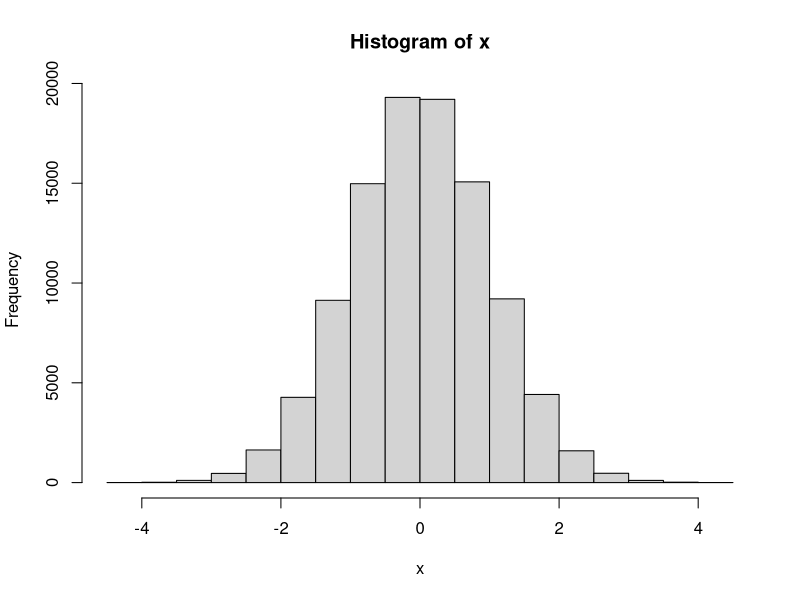
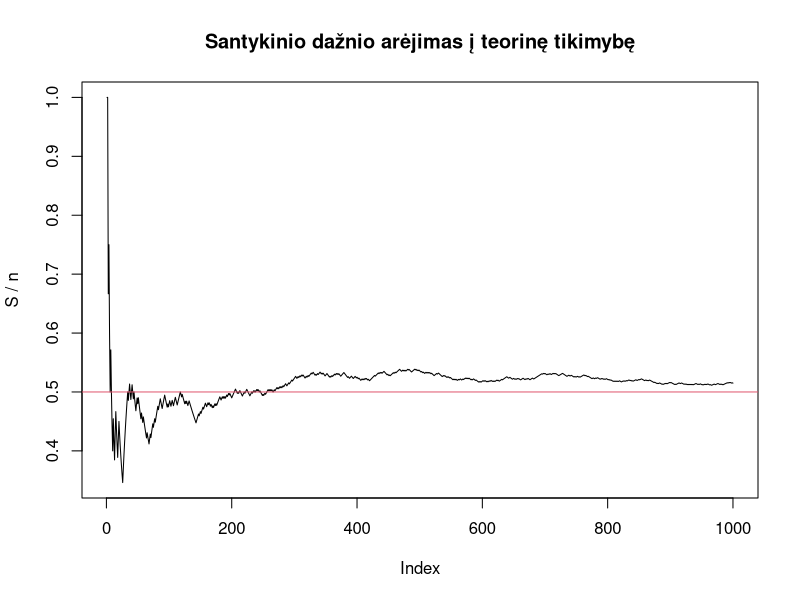
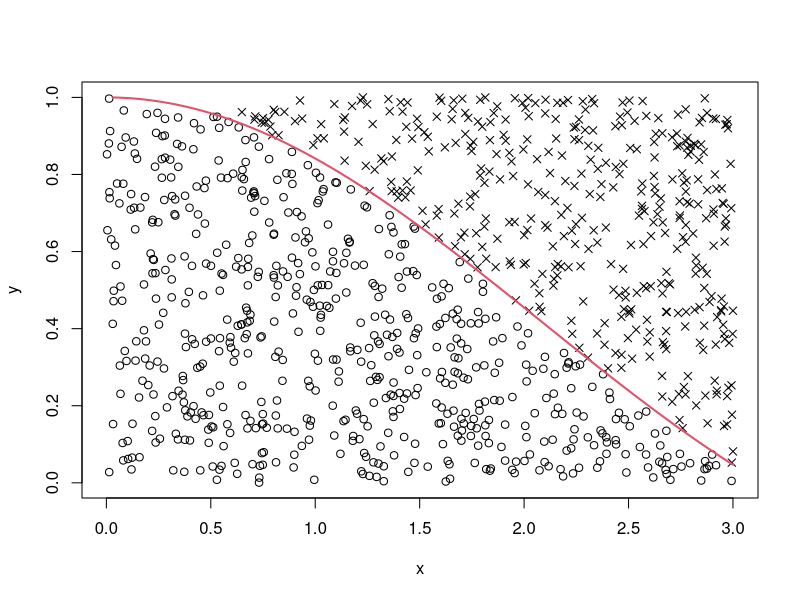
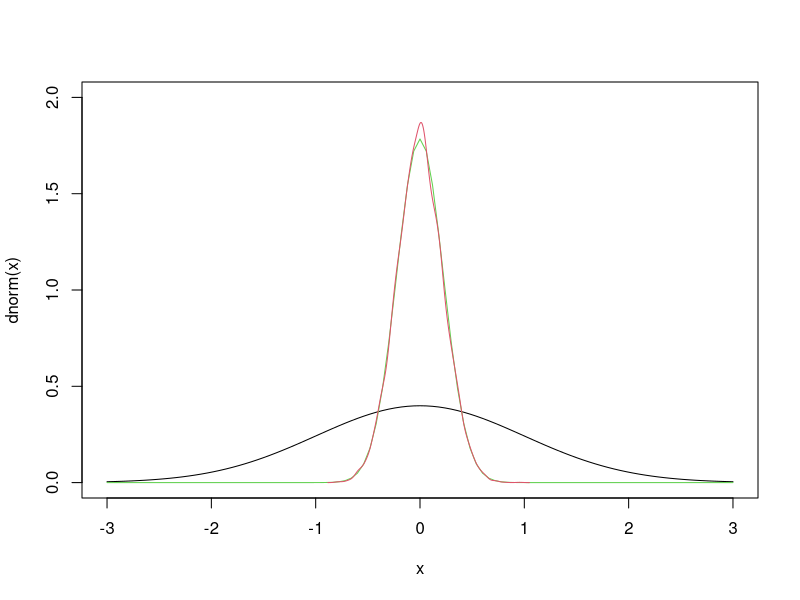
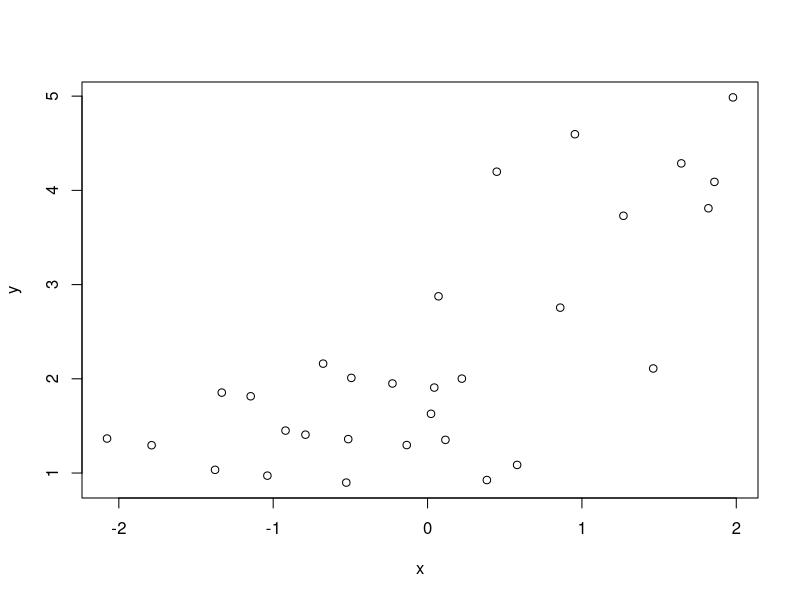
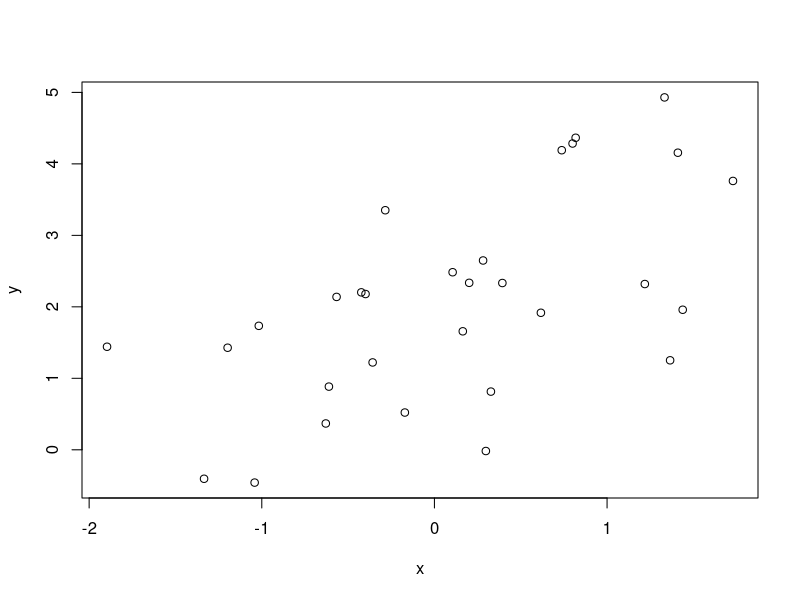
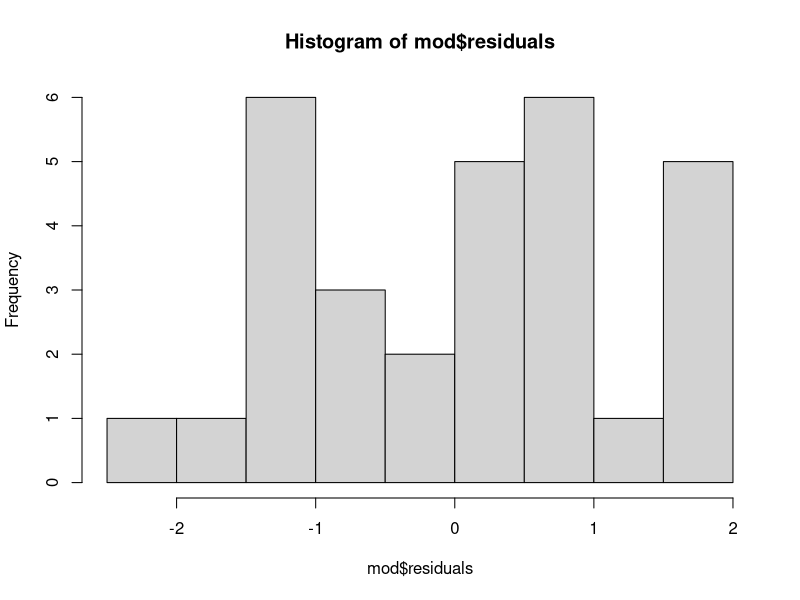
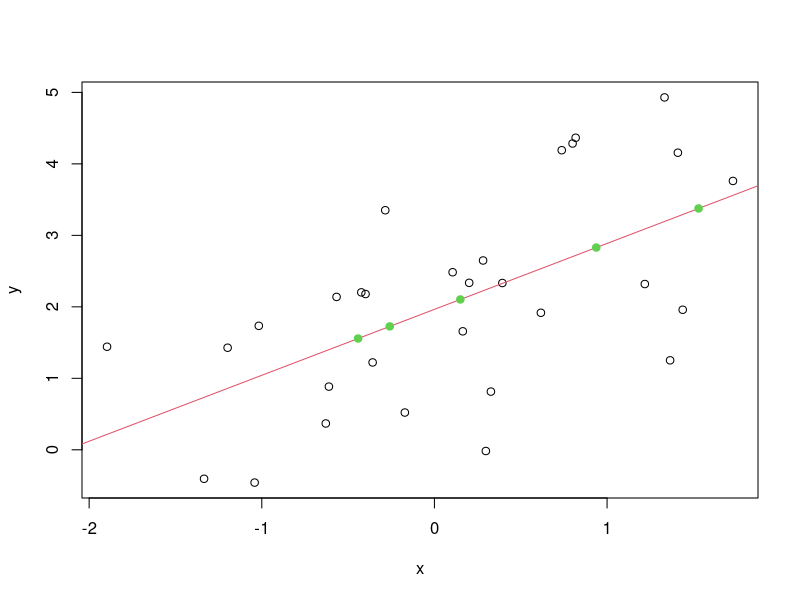

These charts were generated, in order, by the following R code:
## ---- chunk 1
knitr::opts_chunk$set(echo = TRUE)
## ---- chunk 2
x = rnorm(100000)
mean(x<=0)
hist(x)
## ---- chunk 3
experment <- function() sum(sample(1:6, 3, replace = TRUE)) > sum(sample(1:6, 2, replace = TRUE))
res = replicate(1000, experment())
mean(res)

## ---- chunk 4
n = 1000
x = sample(0:1,n, replace = TRUE) 

# skaiciuojame slenkancia suma - tai neefektyvus dudas, bet jis parodo skaiciavimo logika
S_bad = x * 0
S_bad[1] = x[1]
for(i in 2:n){
  S_bad[i] = S_bad[i-1] + x[i] 
}

# efektyvus budas
S = cumsum(x)

# isitikinkime, kad abu budai duoda ta pati rezultata
all(S == S_bad)

# nubrezkime grafika
plot(S / 1:n, type="l", ylab = "S / n", main="Santykinio dažnio arėjimas į teorinę tikimybę")
abline(h=0.5, col=2)
## ---- chunk 5
n = 100000
x = runif(n)
y = runif(n)

4*mean(x^2 + y^2 < 1)
## ---- chunk 6
n = 1000
f <- function(x) sin(x) / x
x = runif(n, 0, 3)
y = runif(n)

ind = f(x) > y
pch = ifelse(ind, 1, 4)
plot(x,y, pch=pch)
curve(f, 0, 3, ylim=0:1, add=TRUE, col=2, lwd=2)

# atsakymas
3*mean(ind) 
# patikrinam ar tikrai
integrate(f, 0, 3)
## ---- chunk 7
n = 20

# imtis, kuria sudaro aritmetiniai vidurkiai
xbar = replicate(10000, mean(rnorm(n)))

curve(dnorm, -3, 3, ylim=c(0,2))
curve(dnorm(x, sd=sqrt(1/n)), -3, 3, ylim=c(0,2), add=TRUE, col=3)

lines(density(xbar), col=2)
## ---- chunk 8
x = rnorm(30)
y = 2 + 1*x + rnorm(30)
plot(x, y)


# 1. 
b1h = (mean(x*y) - mean(x)*mean(y)) / (mean(x^2) - mean(x)^2)

# 2.
LF <- function(par) sum((y - par[1] - par[2]*x)^2)
optim(c(0,0), LF)

# 3. Matricine forma
X = cbind(1, x)
solve(t(X)%*%X)%*%t(X)%*%y



# 4.
lm(y~x)

## ---- chunk 9

x = rnorm(30)
y = 2 + 1*x + rnorm(30)
plot(x, y)


mod = lm(y~x)
summary(mod)
hist(mod$residuals)


newx = rnorm(5)

mod$coefficients[1] + mod$coefficients[2]*newx

newy = predict(mod, newdata=data.frame(x=newx))

plot(x,y)
abline(mod, col=2)
points(newx, newy, col=3, pch=19)
## ---- chunk 10
x = -20:20 
y = (x+5)/(x-1)
ind = y%%1 == 0
ind[is.na(ind)] = FALSE
paste("x=",x[ind],"; y=", y[ind], sep="")
## ---- chunk 11
plot(x,y,type="l")
abline(h=2, col=2)
abline(h=0, col=2)
## ---- chunk 12
n = 100
x = rnorm(n)
y = 2 + 3*x + rnorm(n, sd=0.5)
y[x>0] = y[x>0] + 4

### apsimetame, kad nezinome
plot(x ,y)

d = (x>0)*1

mod = lm(y~x+d)

newx = seq(-3, 3, by=0.1)
df = data.frame(x=newx, d=1*(newx>0))
df['ypred'] = predict(mod, df)
lines(df$x, df$ypred, col=2)

summary(mod)

## ---- chunk 13
mod = lm(y~x+I(x>0))

newx = seq(-3, 3, by=0.1)
df = data.frame(x=newx)
df['ypred'] = predict(mod, df)
## ---- chunk 14
n = 1000
x = rnorm(n)

# teisiog lygtis
y = 3*x + rnorm(n, sd=0.5)

# sukuriam kategorini kintamaji
s = factor(sample(c('LT', 'LV', 'EE'), size = n, replace = TRUE), levels=c("LT", "LV", "EE"))

# padarome pastumius
y[s=='LT'] = y[s=='LT'] + 1
y[s=='LV'] = y[s=='LV'] + 2
y[s=='EE'] = y[s=='EE'] + 3

# standartinis vertinimas
lm(y~x + s)
# individualus (bet analogiskas) vertinimas
lm(y ~ x + I((s=='LT')*1) + I((s=='LV')*1) + I((s=='EE')*1) - 1)

